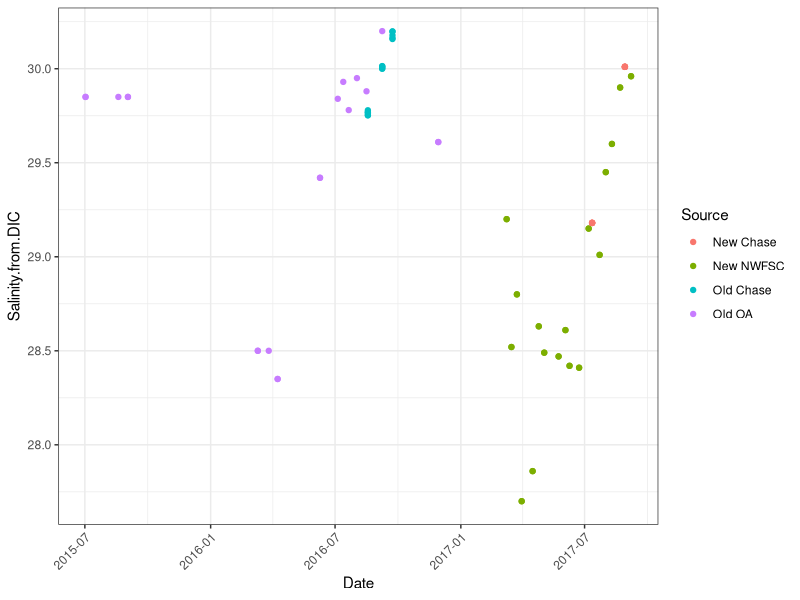
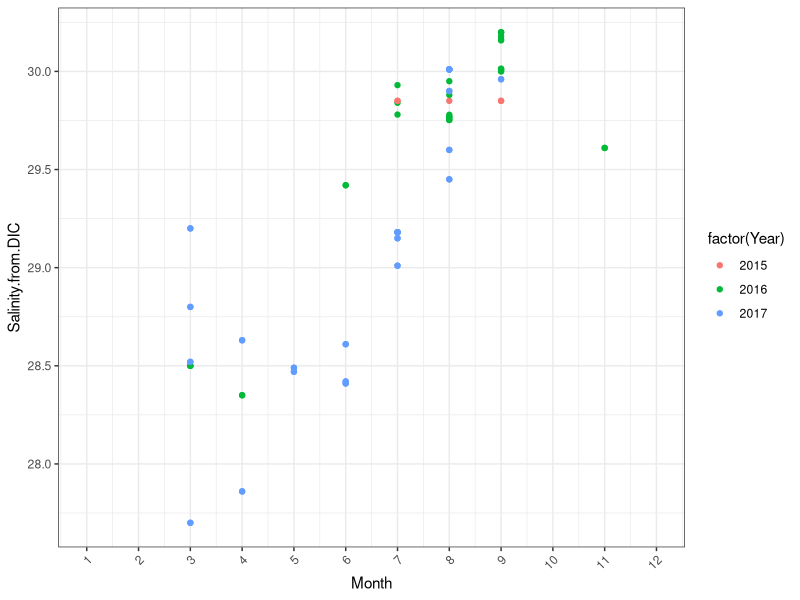
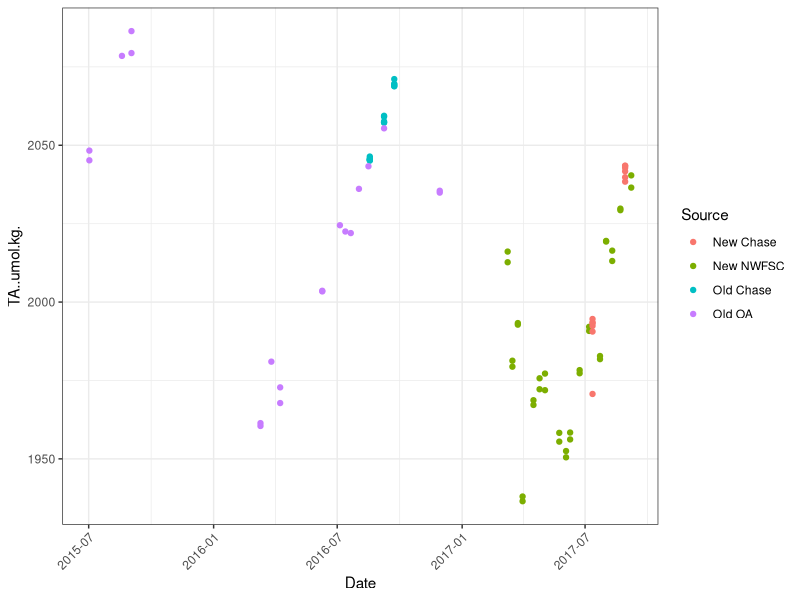

Write R code to recreate these figures, in order. (Note: this script raises an error after producing the figures.)

library(ggplot2)
library(gridExtra)
library(lubridate)

####PMEL data files were renamed as follows:
#Chase_Williams_logsheet_DIC_TA.xlsx =Chase_Williams_DIC_TA.csv 
#chase_williams_july_aug_2017.xlsx = July_Aug_2017_DIC_TA.csv 
#NWFSC_Mar-Sept_2017_DIC_TA.xlsx = Mar_Sept_2017_DIC_TA.csv 
#Paul_McElhany_1.13.17_DIC_TA.xlsx = OA.csv 

setwd("/Users/Shelly/Desktop/2016-17_CrabExp_WaterChem/data/PMEL/")

##OA data
OA_Data <- read.csv("OA.csv", header= TRUE, stringsAsFactors= FALSE)
#remove rows/columns:
OA_Data <- OA_Data[-c(3,12,15, 19,25),]
View(OA_Data)
#chase's data
C_Data <- read.csv("Chase_Williams_DIC_TA.csv", stringsAsFactors=FALSE)
#remove 3's from data (flagged 3 = poor sample)
C_Data<-subset(C_Data, !(TA.QC==3))
C_Data<-C_Data[,-c(4)]
View(C_Data)

#New 2017 data
New_Mar_Sept <- read.csv("Mar_Sept_2017_DIC_TA.csv", stringsAsFactors=FALSE)
New_July_Aug <- read.csv("July_Aug_2017_DIC_TA.csv")

##Combine datasets
OA_Data$Source<- "Old OA"
C_Data$Source <- "Old Chase"
New_Mar_Sept$Source <- "New NWFSC"
New_July_Aug$Source <- "New Chase"
dComb <- rbind(C_Data, OA_Data, New_Mar_Sept, New_July_Aug)
View(dComb)

#change dates

dComb$Date <- as.Date(dComb$Date, "%m/%d/%Y")
dComb$Month <- month(dComb$Date)
dComb$Year <- year(dComb$Date)



##plots of salinity and TA against date 
ggplot(dComb, aes(x= Date, y = Salinity.from.DIC)) + geom_point(aes(color=Source)) + theme_bw() +
  theme(axis.text.x = element_text(angle = 45, hjust = 1))

ggplot(dComb, aes(x= Month, y = Salinity.from.DIC)) + geom_point(aes(color=factor(Year))) + theme_bw() +
  theme(axis.text.x = element_text(angle = 45, hjust = 1)) + scale_x_continuous(breaks = 1:12, limits = c(1,12))


ggplot(dComb, aes(x= Date, y = TA..umol.kg.)) + geom_point(aes(color=Source)) + theme_bw() +
  theme(axis.text.x = element_text(angle = 45, hjust = 1))


#slope and intercepts 
#slope=54.0537, intercept=431.0543
coef(lm(TA..umol.kg. ~ Salinity.from.DIC, data = OA_Data))
#slope=57.11065, intercept=345.40552
coef(lm(TA..umol.kg. ~ Salinity.from.DIC, data = C_Data))
#slope=41.12293, intercept=800.1913
coef(lm(TA..umol.kg. ~ Salinity.from.DIC, data = New_Mar_Sept))
#slope=63.15261, intercept=146.39016
coef(lm(TA..umol.kg. ~ Salinity.from.DIC, data = New_July_Aug))


##plots
g <- ggplot(dComb, aes(x= Salinity.from.DIC, y= TA..umol.kg.)) + 
  geom_point(aes(color=Source)) + 
  geom_abline(slope= 47.7, intercept= 647)+
  stat_smooth(method = "lm", col = "red", linetype = "dashed", se=FALSE)+
  stat_smooth(data= dComb, method = "lm", col = "gray", linetype = "dashed", se=FALSE) +
  theme_bw() 

summary(lm(TA..umol.kg. ~ Salinity.from.DIC, dComb))



#residuals
fit1 <- lm(TA..umol.kg. ~ Salinity.from.DIC , data =subset(dComb, Source== "OA"))
summary(fit1)

fit2<-lm(TA..umol.kg. ~ Salinity.from.DIC , data =dComb)
summary(fit2)
(intercept <- fit2$coefficients[1])
(slope <- fit2$coefficients[2])

y <- function(x, a, b){
  y <- x * a + b
  return(y)
}

y(28.76,slope, intercept)






















 
